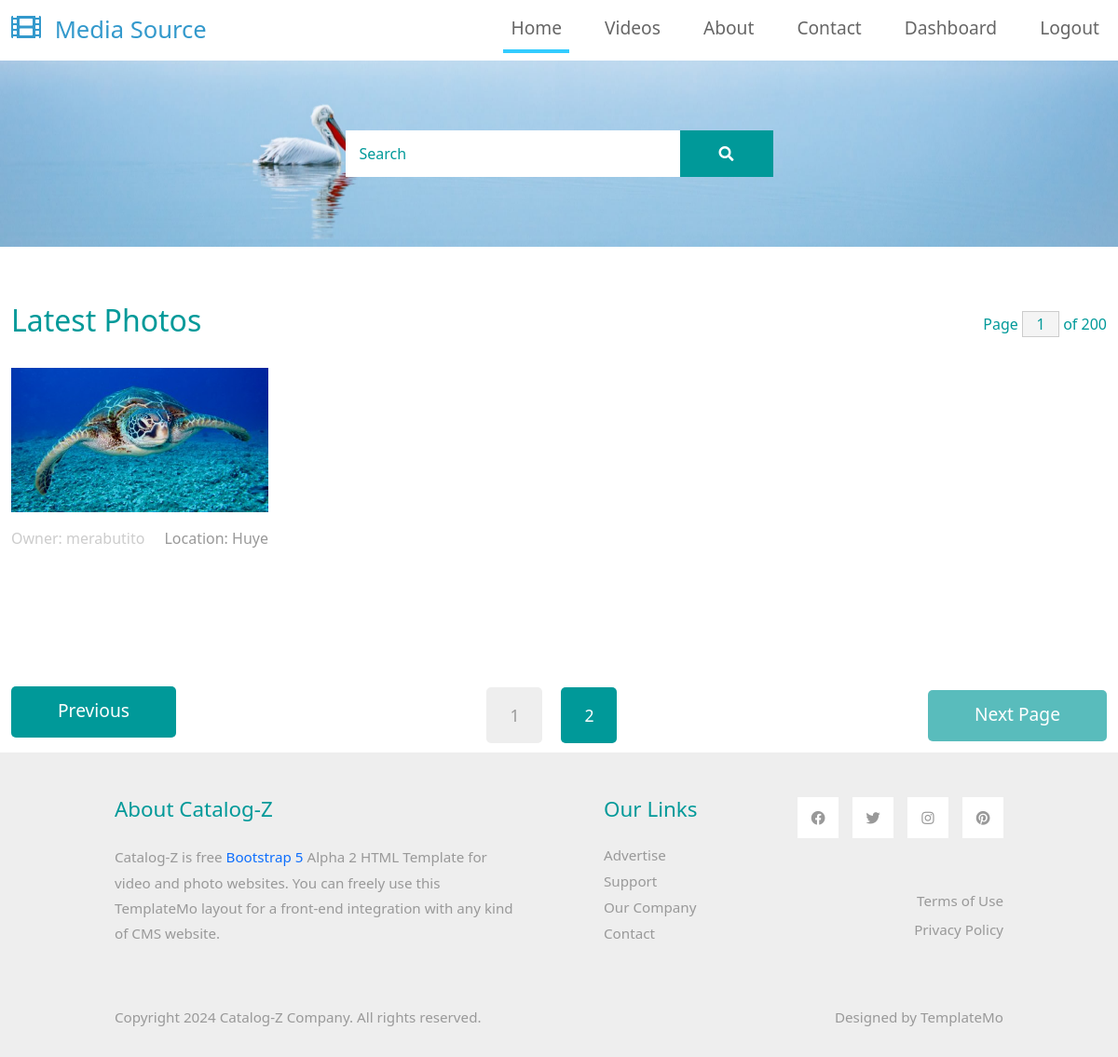
Page /?page=2 (signed in) on the committed database.
### media_app/models.py (models this page shows, shortened)
class Image(models.Model):
    photo = models.ImageField(upload_to='upload')
    location = models.CharField(max_length=30)
    description = models.TextField()
    owner = models.ForeignKey(User, on_delete=models.CASCADE)

### media_app/views.py (the view)
# urls.py: path("", views.index, name='index'),
def index(request):
    images = Image.objects.all().order_by('-id')
    paginator = Paginator(images, 8)
    page = request.GET.get('page')
    paged_images = paginator.get_page(page)
    image_number = images.count()
    context = {'photos': paged_images,
               'image_number': image_number}
    return render(request, 'index.html', context)

### templates/index.html (shortened to what this page needs)
<!DOCTYPE html>
{%extends 'base.html'%}
{%load static%}
{%block content%}
<div class="tm-hero d-flex justify-content-center align-items-center" data-parallax="scroll"
    data-image-src="{%static 'img/hero.jpg' %}">
    <form class="d-flex tm-search-form">
        <input class="form-control tm-search-input" type="search" placeholder="Search" aria-label="Search">
        <button class="btn btn-outline-success tm-search-btn" type="submit">
            <i class="fas fa-search"></i>
        </button>
    </form>
</div>
<div class="container-fluid tm-container-content tm-mt-60">
    <div class="row mb-4">
        <h2 class="col-6 tm-text-primary">
            Latest Photos
        </h2>
        <div class="col-6 d-flex justify-content-end align-items-center">
            <form action="" class="tm-text-primary">
                Page <input type="text" value="1" size="1" class="tm-input-paging tm-text-primary"> of 200
            </form>
        </div>
    </div>
    <div class="row tm-mb-90 tm-gallery">
        {%for image in photos%}
        <div class="col-xl-3 col-lg-4 col-md-6 col-sm-6 col-12 mb-5">
            <figure class="effect-ming tm-video-item">
                <img src="{{image.photo.url}}" alt="Image" class="img-fluid">
                <figcaption class="d-flex align-items-center justify-content-center">
                </figcaption>
            </figure>
            <div class="d-flex justify-content-between tm-text-gray">
                <span class="tm-text-gray-light">Owner: {{image.owner.username}}</span>
                <span>Location: {{image.location}}</span>
            </div>
        </div>
        {%endfor%}
    </div>
    <div class="row tm-mb-10">
        {%if photos.has_other_pages%}
        <div class="col-12 d-flex justify-content-between align-items-center tm-paging-col">
            {%if photos.has_previous%}
            <a href="?page={{photos.previous_page_number}}" class="btn btn-primary tm-btn-prev mb-2">Previous</a>
            {%else%}
            <a href="javascript:void(0);" class="btn btn-primary tm-btn-prev mb-2 disabled">Previous</a>
            {%endif%}
            <div class="tm-paging d-flex">
                {%for i in photos.paginator.page_range%}
                {%if photos.number == i%}
                <a href="javascript:void(0);" class="active tm-paging-link">{{i}}</a>
                {%else%}
                <a href="?page={{i}}" class="tm-paging-link">{{i}}</a>
                {%endif%}
                {%endfor%}
            </div>
            {%if photos.has_next%}
            <a href="?page={{photos.next_page_number}}" class="btn btn-primary tm-btn-next">Next Page</a>
            {%else%}
            <a href="javascript:void(0);" class="btn btn-primary tm-btn-next disabled">Next Page</a>
            {%endif%}
        </div>
        {%endif%}
    </div>
</div>
{%endblock%}

### static/css/templatemo-style.css (style rules this page uses)
a { text-decoration: none; transition: all 0.3s ease; }
.container-fluid { max-width: 1770px; }
.btn { border-radius: 0; }
.btn-primary { background-color: #009999; border: 0; border-radius: 5px; padding: 12px 50px 14px; font-size: 1.2rem; }
.btn-primary.disabled, .btn-primary:disabled { background-color: #009999; pointer-events: all; cursor: not-allowed; }
.form-control { padding: 10px 20px; width: 100%; height: auto; }
.tm-hero { min-height: 200px; background: transparent; }
.tm-mt-60 { margin-top: 60px; }
.tm-mb-90 { margin-bottom: 90px; }
.tm-text-primary { color: #009999; }
.tm-input-paging { width: 40px; border-radius: 0; border: 1px solid #CCCCCC; background: #f4f4f4; text-align: center; }
.tm-search-input { width: 360px; border-radius: 0; padding: 12px 15px; color: #009999; border: none; }
.tm-search-input::placeholder { color: #009999; opacity: 1; }
.tm-search-btn { color: white; background-color: #009999; border: none; width: 100px; height: 50px; margin-left: -1px; }
p, .tm-text-gray { color: #999; }
.tm-text-gray-light { color: #CCC; }
.tm-video-item { position: relative; overflow: hidden; text-align: center; cursor: pointer; }
.tm-video-item img { position: relative; display: block; min-height: 100%; max-width: 100%; opacity: 0.8; }
.tm-video-item figcaption { padding: 2em; color: #fff; text-transform: uppercase; font-size: 1.25em; -webkit-backface-visibility: hidden; backface-visibility: hidden; }
.tm-video-item figcaption::before, .tm-video-item figcaption::after { pointer-events: none; }
.tm-video-item figcaption, .tm-video-item figcaption > a { position: absolute; top: 0; left: 0; width: 100%; height: 100%; }
.tm-paging-link { display: flex; justify-content: center; align-items: center; width: 60px; height: 60px; font-size: 1.1rem; color: #999; background-color: #EEEEEE; margin: 10px; border-radius: 5px; text-decoration: none; transition: all 0.3s ease; }
.tm-paging-link:hover, .tm-paging-link.active { background-color: #009999; color: #fff; }
figure.effect-ming { background: #030c17; }
figure.effect-ming img { opacity: 0.9; -webkit-transition: opacity 0.35s; transition: opacity 0.35s; }
figure.effect-ming figcaption::before { position: absolute; top: 30px; right: 30px; bottom: 30px; left: 30px; border: 2px solid #fff; box-shadow: 0 0 0 30px rgba(255,255,255,0.2); content: ''; opacity: 0; -webkit-transition: opacity 0.35s, -webkit-transform 0.35s; transition: opacity 0.35s, transform 0.35s; -webkit-transform: scale3d(1.4,1.4,1); transform: scale3d(1.4,1.4,1); }
.form-control, input:-internal-autofill-selected, select:not([multiple]) { color: #009999 !important; }
.form-control::placeholder { color: #009999; opacity: 1; }

### rows in the picture
Image: photo (picture), owner.username "merabutito", location "Huye"

### other values in the picture
{{ i }} "1"
{{ i }} "2"
